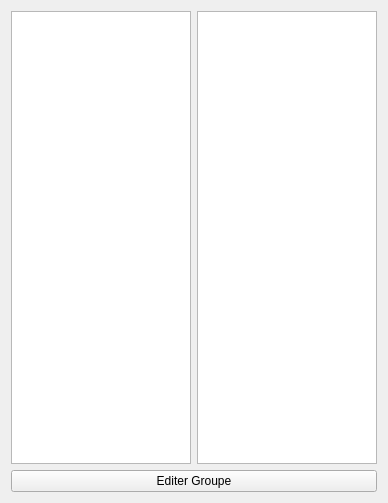
<?xml version="1.0" encoding="UTF-8"?>
<ui version="4.0">
 <class>Form</class>
 <widget class="QWidget" name="Form">
  <property name="geometry">
   <rect>
    <x>0</x>
    <y>0</y>
    <width>388</width>
    <height>503</height>
   </rect>
  </property>
  <property name="windowTitle">
   <string>Form</string>
  </property>
  <layout class="QGridLayout" name="gridLayout">
   <item row="0" column="0">
    <widget class="QListView" name="listViewCur"/>
   </item>
   <item row="0" column="1">
    <widget class="QListView" name="listViewEle"/>
   </item>
   <item row="1" column="0" colspan="2">
    <widget class="QPushButton" name="buttonEdit">
     <property name="text">
      <string>Editer Groupe</string>
     </property>
    </widget>
   </item>
  </layout>
 </widget>
 <resources/>
 <connections/>
</ui>
